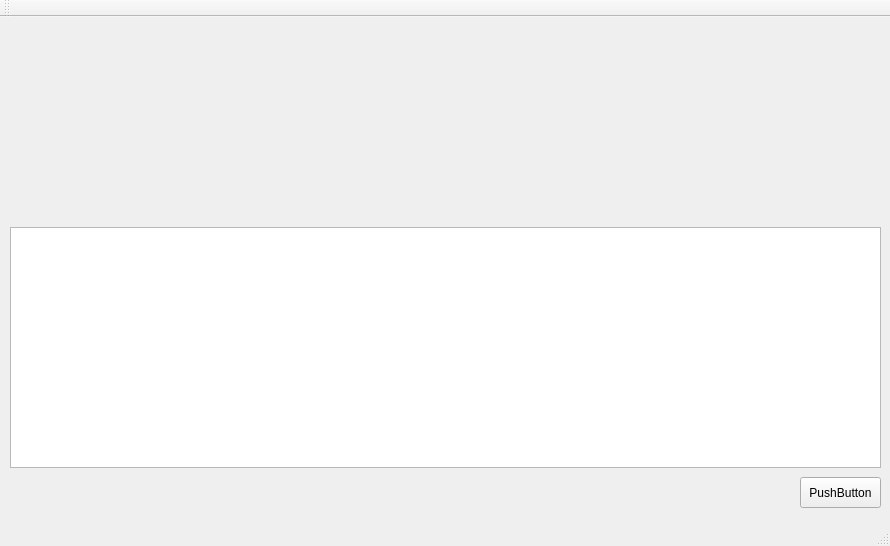
<?xml version="1.0" encoding="UTF-8"?>
<ui version="4.0">
 <class>MainWindow</class>
 <widget class="QMainWindow" name="MainWindow">
  <property name="geometry">
   <rect>
    <x>0</x>
    <y>0</y>
    <width>890</width>
    <height>546</height>
   </rect>
  </property>
  <property name="windowTitle">
   <string>MainWindow</string>
  </property>
  <widget class="QWidget" name="centralWidget">
   <widget class="QPlainTextEdit" name="plainTextEdit">
    <property name="geometry">
     <rect>
      <x>10</x>
      <y>210</y>
      <width>871</width>
      <height>241</height>
     </rect>
    </property>
   </widget>
   <widget class="QPushButton" name="pushButton">
    <property name="geometry">
     <rect>
      <x>800</x>
      <y>460</y>
      <width>81</width>
      <height>31</height>
     </rect>
    </property>
    <property name="text">
     <string>PushButton</string>
    </property>
   </widget>
  </widget>
  <widget class="QMenuBar" name="menuBar">
   <property name="geometry">
    <rect>
     <x>0</x>
     <y>0</y>
     <width>890</width>
     <height>21</height>
    </rect>
   </property>
  </widget>
  <widget class="QToolBar" name="mainToolBar">
   <attribute name="toolBarArea">
    <enum>TopToolBarArea</enum>
   </attribute>
   <attribute name="toolBarBreak">
    <bool>false</bool>
   </attribute>
  </widget>
  <widget class="QStatusBar" name="statusBar"/>
 </widget>
 <layoutdefault spacing="6" margin="11"/>
 <resources/>
 <connections/>
</ui>
